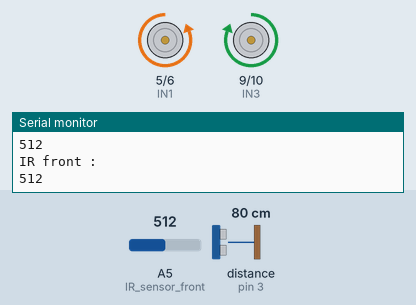
Simulated run of this sketch. Board: Arduino Uno, built with avr-gcc and run on an emulated ATmega328P. Parts: motor-driver pin pairs drawn as motors (green arrow = first pin HIGH = forward, orange = second pin HIGH = backward, longer = more drive), the last lines printed to the serial monitor. Inputs (shaded band) come from the test bench; at power-on: A5 (IR_sensor_front) = 512, distance to the obstacle (sensor on pin 3) 80 cm.

Above: at 6.2 s.
6.3 s: A5 (IR_sensor_front) set to 632
9.4 s: A5 (IR_sensor_front) set to 661
At 10.7 s:
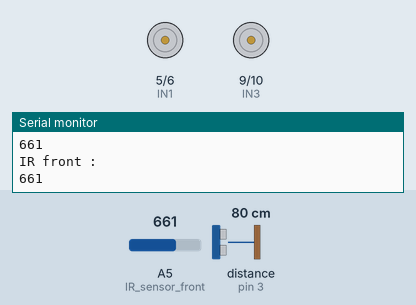
11.0 s: distance to the obstacle (sensor on pin 3) set to 21 cm
12.5 s: distance to the obstacle (sensor on pin 3) set to 17 cm
At 13.2 s:
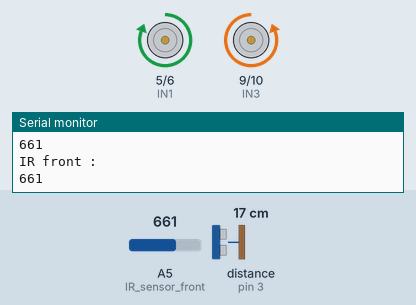
14.0 s: distance to the obstacle (sensor on pin 3) set to 120 cm
At 14.8 s:
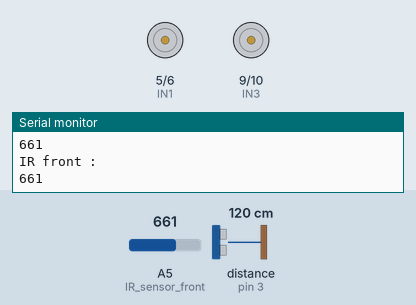
15.6 s: A5 (IR_sensor_front) set to 640
At 15.93 s:
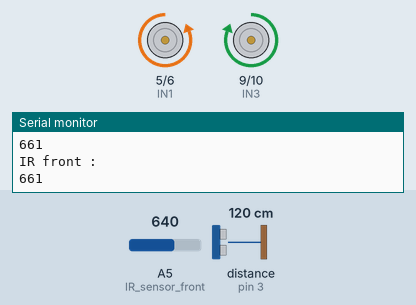
Timing chart, 0 to 19.7 s (numbered marks = the images above; inputs shaded):
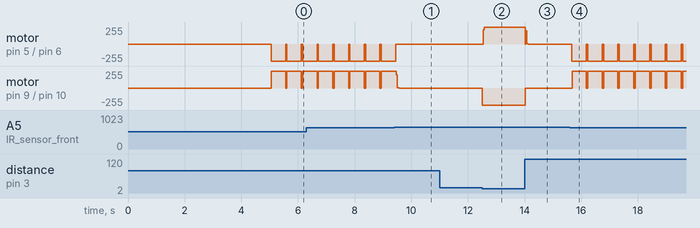

The sketch:

SumoBot.ino
```cpp
#include "Ultrasonic.h"


Ultrasonic ultrasonic(4, 3);

const int IN1 = 5;
const int IN2 = 6;
const int IN3 = 9;
const int IN4 = 10;
#define IR_sensor_front 5  // front sensor
int distance;

void setup() {
  Serial.begin(9600);
  delay(5000); // as per sumo compat roles
}

void loop() {

  int IR_front = analogRead(IR_sensor_front);
  distance = ultrasonic.read();
  ROTATE(200);  // start rotate if (distance < 20)
  {
    Stop();
    while (distance < 20) {
      FORWARD(255);
      distance = ultrasonic.read();
      IR_front = analogRead(IR_sensor_front);
      delay(10);
    }
  }

  if (IR_front < 650)  // <  650 means white line
  {
    Stop();
    delay(50);
    BACKWARD(255);
    delay(500);
  }

   //-----------  debugging ----------------
  //Serial.print(ultrasonic.Ranging(CM));
  //Serial.println("cm");
  Serial.println("IR front :");
  Serial.println(IR_front);

}

//--------------------------------------------
void FORWARD(int Speed) {
  analogWrite(IN1, Speed);
  analogWrite(IN2, 0);
  analogWrite(IN3, 0);
  analogWrite(IN4, Speed);
}

//--------------------------------------------
void BACKWARD(int Speed) {
  analogWrite(IN1, 0);
  analogWrite(IN2, Speed);
  analogWrite(IN3, Speed);
  analogWrite(IN4, 0);
}

//--------------------------------------------
void ROTATE(int Speed) {
  analogWrite(IN1, Speed);
  analogWrite(IN2, 0);
  analogWrite(IN3, Speed);
  analogWrite(IN4, 0);
}

//--------------------------------------------
void Stop() {
  analogWrite(IN1, 0);
  analogWrite(IN2, 0);
  analogWrite(IN3, 0);
  analogWrite(IN4, 0);
}
```

Measured:
- the behaviour switches between 649 and 650 on A5 (IR_sensor_front) (found by bisection; images 0 and 1)
- the behaviour switches between 20 and 19 cm on distance to the obstacle (sensor on pin 3) (found by bisection; images 1 and 2)
- after the input at 9.4 s, motor on pin 5 (IN1) / pin 6 (IN2): goes on until 9.5 s, then stays stopped
- after the input at 12.5 s, motor on pin 5 (IN1) / pin 6 (IN2): stopped → forward 255/255 at once; motor on pin 9 (IN3) / pin 10 (IN4): stopped → backward 255/255 at once
- after the input at 14.0 s, motor on pin 5 (IN1) / pin 6 (IN2): forward 255/255 → stopped at once; motor on pin 9 (IN3) / pin 10 (IN4): backward 255/255 → stopped at once
- after the input at 15.6 s, motor on pin 5 (IN1) / pin 6 (IN2): alternates backward 255/255 for 0.51 s and stopped for 0.05 s, starting after 0.07 s; motor on pin 9 (IN3) / pin 10 (IN4): alternates forward 255/255 for 0.51 s and stopped for 0.05 s, starting after 0.09 s
- by itself, motor on pin 5 (IN1) / pin 6 (IN2): alternates backward 255/255 for 0.51 s and stopped for 0.05 s
- by itself, motor on pin 9 (IN3) / pin 10 (IN4): alternates forward 255/255 for 0.51 s and stopped for 0.05 s
